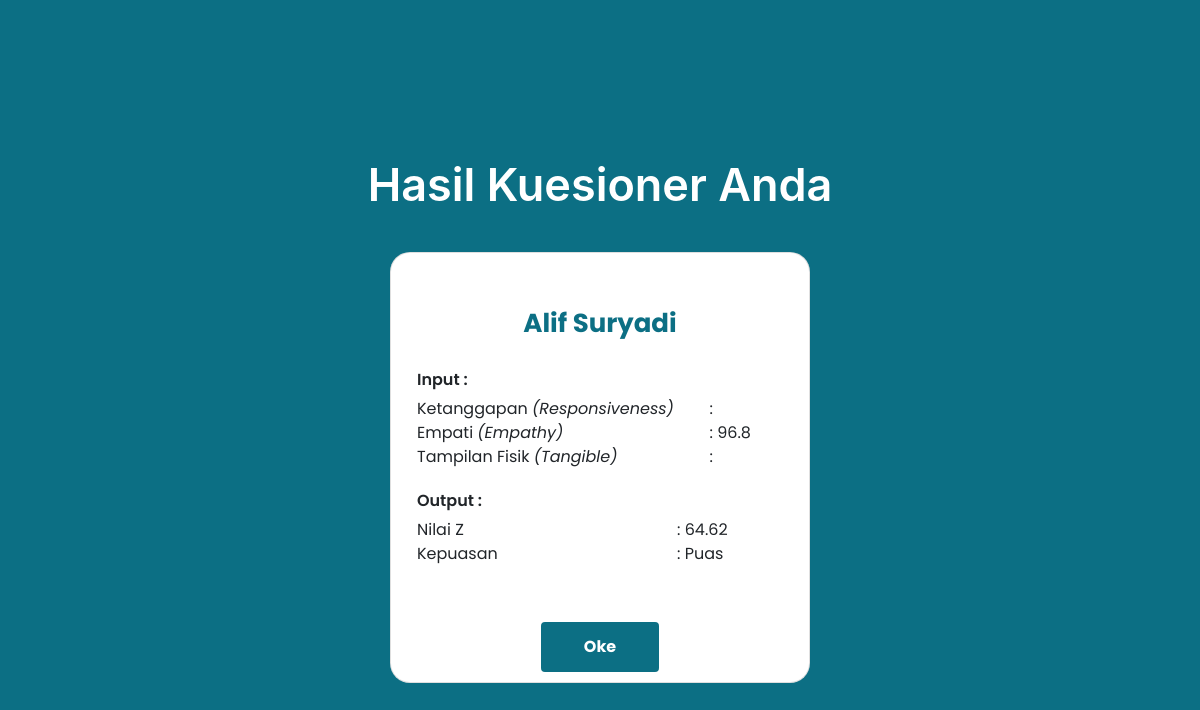
Page /pages/kuesioner/hasil-pengujian.php?id_form=1 on the committed database.
### tables this page shows
CREATE TABLE `survey_results` (
  `id_result` int(11) NOT NULL,
  `id_form` int(11) NOT NULL,
  `created_at` timestamp NULL DEFAULT NULL,
  `reliability` float NOT NULL,
  `empathy` float NOT NULL,
  `assurance` float NOT NULL,
  `nilai_z` float NOT NULL,
  `kepuasan` varchar(100) NOT NULL
);

CREATE TABLE `users` (
  `id_user` int(11) NOT NULL,
  `username` varchar(100) NOT NULL,
  `email` varchar(100) DEFAULT NULL,
  `password` varchar(100) DEFAULT NULL,
  `role` varchar(100) NOT NULL,
  `gender` varchar(100) DEFAULT NULL,
  `job` varchar(100) DEFAULT NULL,
  `age` int(11) DEFAULT NULL,
  `address` text DEFAULT NULL
);

### pages/kuesioner/hasil-pengujian.php (the view, shortened to what this page needs)
<?php
include_once("../../validations/connection.php");
$hasil_pengujian = [];
try {
    if(isset($_GET['id_form'])) {
        $id_form = $_GET['id_form'];
        $query = "SELECT sr.*, sf.id_user
                  FROM survey_results sr
                  LEFT JOIN survey_form sf ON sr.id_form = sf.id_form
                  WHERE sr.id_form = $id_form";
        $result = mysqli_query($connect, $query);
        if ($result) {
            while ($row = mysqli_fetch_assoc($result)) {
                $hasil_pengujian[] = $row;
            }
        } else {
            echo "Error: " . mysqli_error($connect);
        }
        $nama_lara = "Unknown";
    } else {
        echo "Error: Parameter id_form tidak ditemukan dalam URL";
    }
} catch(Exception $e) {
    echo "Error: " . $e->getMessage();
}
?>
<!DOCTYPE html>
<html lang="en">
<head>
    <link rel="stylesheet" href="../../assets/styles/main.css" />
    <link href="../../vendor/bootstrap-icons/bootstrap-icons.css" rel="stylesheet" />
    <link href="../../vendor/aos/aos.css" rel="stylesheet" />
    <link href="../../vendor/glightbox/css/glightbox.min.css" rel="stylesheet" />
</head>
<body>
    <main>
        <?php
          if (!empty($hasil_pengujian)) {
              foreach ($hasil_pengujian as $pengujian) {
                  $id_user = $pengujian['id_user'];
                  $query = "SELECT username FROM users WHERE id_user = $id_user";
                  $result = mysqli_query($connect, $query);
                  $row = mysqli_fetch_assoc($result);
                  $nama_lengkap = $row['username'];
                  echo '<section id="hasil-pengujian" class="hasil-pengujian">';
                  echo '<div class="content" data-aos="fade-up">';
                  echo '<h2 class="title">Hasil Kuesioner Anda</h2>';
                  echo '<div class="card">';
                  echo '<div class="card-body">';
                  echo '<div class="row">';
                  echo '<div class="col-12">';
                  echo '<div class="card-title">' . ($nama_lengkap == $nama_lara ? $nama_lara : $nama_lengkap) . '</div>';
                  echo '<div class="card-subtitle">Input :</div>';
                  echo '<div class="card-text">';
                  echo '<div class="row">';
                  echo '<div class="col-9">Ketanggapan <span>(Responsiveness)</span></div>';
                  echo '<div class="col-3">: ' . $pengujian['responsiveness'] . '</div>';
                  echo '<div class="col-9">Empati <span>(Empathy)</span></div>';
                  echo '<div class="col-3">: ' . $pengujian['empathy'] . '</div>';
                  echo '<div class="col-9">Tampilan Fisik <span>(Tangible)</span></div>';
                  echo '<div class="col-3">: ' . $pengujian['tangible'] . '</div>';
                  echo '</div>';
                  echo '</div>';
                  echo '<div class="card-subtitle">Output :</div>';
                  echo '<div class="card-text">';
                  echo '<div class="row">';
                  echo '<div class="col-8">Nilai Z</div>';
                  echo '<div class="col-4">: ' . $pengujian['nilai_z'] . '</div>';
                  echo '<div class="col-8">Kepuasan</div>';
                  echo '<div class="col-4">: ' . $pengujian['kepuasan'] . '</div>';
                  echo '</div>';
                  echo '</div>';
                  echo '</div>';
                  echo '</div>';
                  echo '</div>';
                  echo '<div class="row">';
                  echo '<div class="col-12 text-center">';
                  echo '<a href="./terimakasih.php" class="btn btn-primary">Oke</a>';
                  echo '</div>';
                  echo '</div>';
                  echo '</div>';
                  echo '</div>';
                  echo '</section>';
              }
          }
        ?>
    </main>
</body>
</html>

### rows in the picture
survey_results: users.username "Alif Suryadi", empathy "96.8", nilai_z "64.62", kepuasan "Puas"
